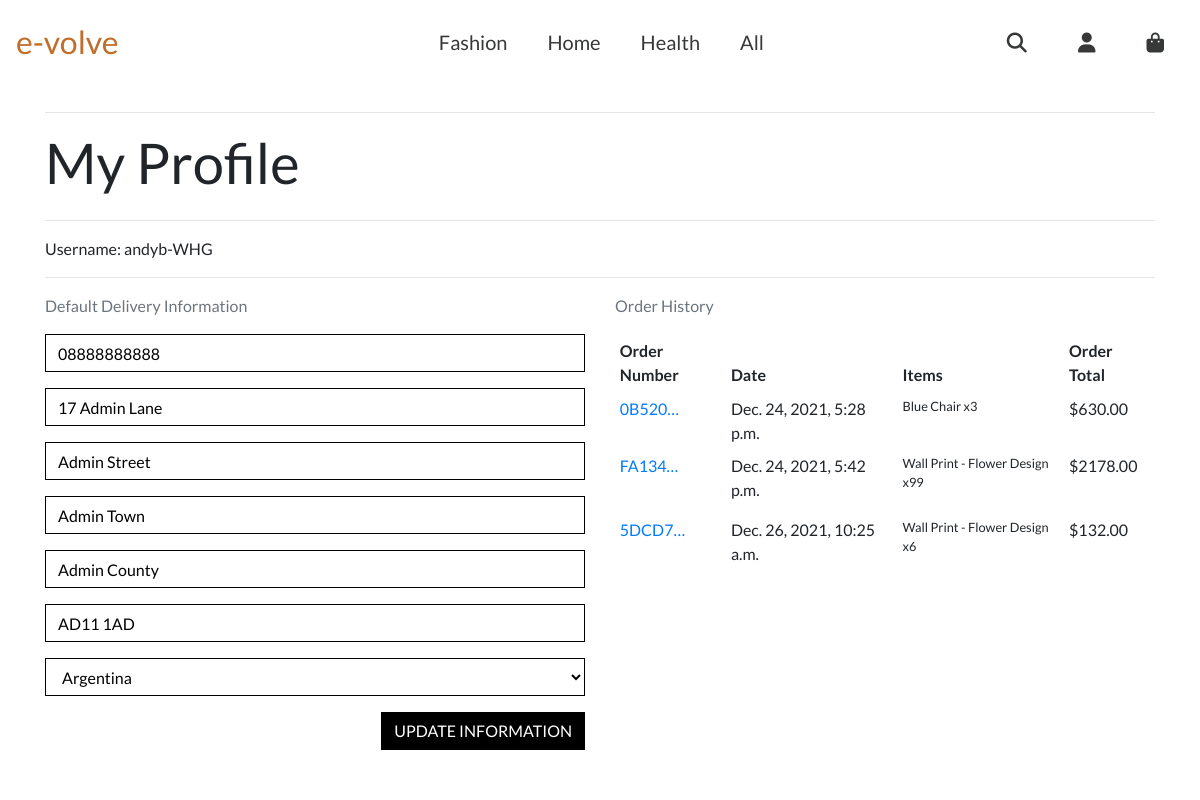
/profile/ (signed in), run on an earlier commit of the app's database.
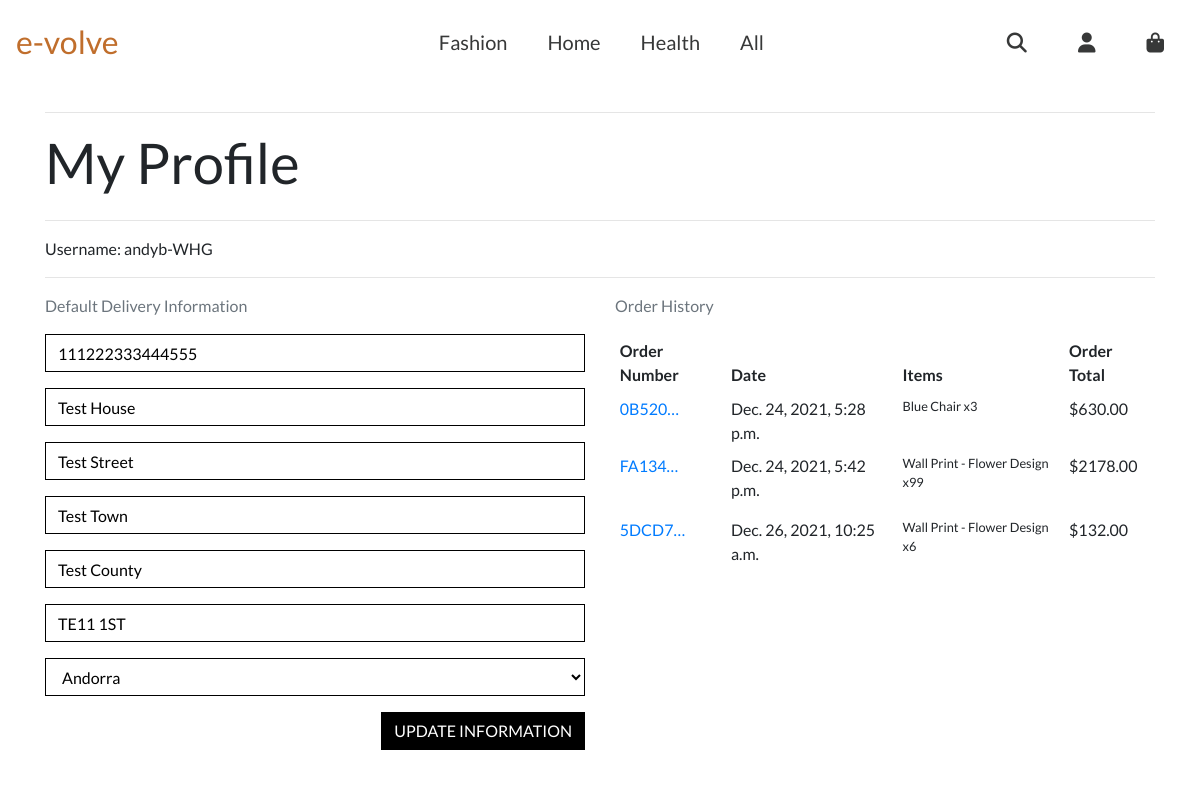
And on a later commit of the database.
### profiles/models.py (models this page shows)
class UserProfile(models.Model):
    user = models.OneToOneField(User, on_delete=models.CASCADE)
    default_phone_number = models.CharField(max_length=20, null=True,
                                            blank=True)
    default_street_address1 = models.CharField(max_length=80, null=True,
                                               blank=True)
    default_street_address2 = models.CharField(max_length=80, null=True,
                                               blank=True)
    default_town_or_city = models.CharField(max_length=40, null=True,
                                            blank=True)
    default_county = models.CharField(max_length=80, null=True,
                                      blank=True)
    default_postcode = models.CharField(max_length=20, null=True,
                                        blank=True)
    default_country = CountryField(blank_label='Country', null=True,
                                   blank=True)
    def __str__(self):
        return self.user.username

### profiles/views.py (the view)
# urls.py: path('profile/', include('profiles.urls')),
def profile(request):
    profile = get_object_or_404(UserProfile, user=request.user)
    if request.method == 'POST':
        form = UserProfileForm(request.POST, instance=profile)
        if form.is_valid():
            form.save()
            messages.success(request, 'Profile updated successfully')
    form = UserProfileForm(instance=profile)
    orders = profile.orders.all()
    template = 'profiles/profile.html'
    context = {
        'profile': profile,
        'form': form,
        'orders': orders,
        'on_profile_page': True
    }
    return render(request, template, context)

### profiles/forms.py
class UserProfileForm(forms.ModelForm):
    class Meta:
        model = UserProfile
        exclude = ('user',)
    def __init__(self, *args, **kwargs):
        super().__init__(*args, **kwargs)
        placeholders = {
            'default_phone_number': 'Phone Number',
            'default_postcode': 'Postal Code',
            'default_town_or_city': 'Town or City',
            'default_street_address1': 'Street Address 1',
            'default_street_address2': 'Street Address 2',
            'default_county': 'County, State or Locality',
        }
        self.fields['default_phone_number'].widget.attrs['autofocus'] = True
        for field in self.fields:
            if field != 'default_country':
                if self.fields[field].required:
                    placeholder = f'{placeholders[field]} *'
                else:
                    placeholder = placeholders[field]
                self.fields[field].widget.attrs['placeholder'] = placeholder
            self.fields[field].widget.attrs['class'] = (
              'border-black rounded-0 profile-form-input')
            self.fields[field].label = False

### profiles/templates/profiles/profile.html (shortened to what this page needs)
{% extends "base.html" %}
{% load static %}
{% block extra_css %}
    <link rel="stylesheet" href="{% static 'profiles/css/profile.css' %}">
{% endblock %}
{% block content %}
    <div class="overlay"></div>
    <div class="mt-5 pt-5"></div>
    <div class="container">
        <div class="row">
            <div class="col">
                <hr>
                <h2 class="logo-font mb-4">My Profile</h2>
                <hr>
                Username: {{ profile }}
                <hr>
            </div>
        </div>
        <div class="row">
            <div class="col-12 col-lg-6">
                <p class="text-muted">Default Delivery Information</p>
                <form class="mt-3" action="{% url 'profile' %}" method="POST" id="profile-update-form">
                    {{ form|crispy }}
                    <button class="btn btn-black rounded-0 text-uppercase float-right">Update Information</button>
                </form>
            </div>
            <div class="col-12 col-lg-6">
                <p class="text-muted">Order History</p>
                <div class="order-history table-responsive">
                    <table class="table table-sm table-borderless">
                        <thead>
                            <tr>
                                <th>Order Number</th>
                                <th>Date</th>
                                <th>Items</th>
                                <th>Order Total</th>
                            </tr>
                        </thead>
                        <tbody>
                            {% for order in orders %}
                                <tr>
                                    <td>
                                        <a href="{% url 'order_history' order.order_number %}"
                                        title="{{ order.order_number }}">
                                            {{ order.order_number|truncatechars:6 }}
                                        </a>
                                    </td>
                                    <td>{{ order.date }}</td>
                                    <td>
                                        <ul class="list-unstyled">
                                            {% for item in order.lineitems.all %}
                                                <li class="small">
                                                    {{ item.product.name }} x{{ item.quantity }}
                                                </li>
                                            {% endfor %}
                                        </ul>
                                    </td>
                                    <td>${{ order.grand_total }}</td>
                                </tr>
                            {% endfor %}
                        </tbody>
                    </table>
                </div>
            </div>
        </div>
{% endblock %}

What changed in the data, as far as the page shows it:
changed UserProfile "andyb-WHG": default_phone_number "08888888888" → "111222333444555"; default_street_address1 "17 Admin Lane" → "Test House"; default_street_address2 "Admin Street" → "Test Street"; default_town_or_city "Admin Town" → "Test Town"; default_county "Admin County" → "Test County"; default_postcode "AD11 1AD" → "TE11 1ST"; default_country "Argentina" → "Andorra"
